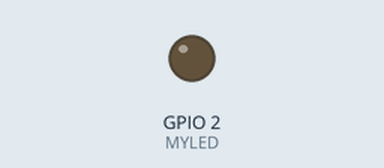
This sketch was run on a simulated ESP32. On the bench: output pins drawn as LEDs (lit = HIGH). No MQTT or app messages arrive unless stated; what the sketch prints to the serial monitor is not drawn.

Above: at 2.0 s.
Timing chart, 0 to 5.2 s (numbered marks = the images above):
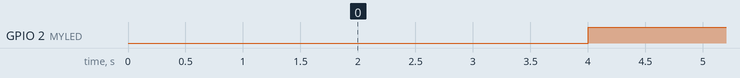

The sketch:

esp32mqtt.ino
```cpp
#include "EspMQTTClient.h"
#include <WiFi.h>  // For ESP32 boards

#define MYLED 2  // Built-in LED Pin

EspMQTTClient client(
  "LGM Kilang Rheometer Wifi",                     // wifi SSID
  "12345678ae",                  // wifi password
  "broker.mqttdashboard.com",  // MQTT Broker server ip
  "",                          // MQTT Username: Can be omitted if not needed
  "",                          // MQTT Password: Can be omitted if not needed
  "espclientID",               // Client name that uniquely identify your device
  1883                         // The MQTT port, default to 1883. this line can be omitted
);

void setup() {
  Serial.begin(115200);
  Serial.println("Setting Up..");

  client.enableDebuggingMessages();  // Enable debugging messages sent to serial output
  pinMode(MYLED, OUTPUT);
}

// This function is called once everything is connected (Wifi and MQTT)
// You can add subscription here
void onConnectionEstablished() {
  Serial.println("Connection established..");

  // you can add topic subscription in this function
}

int led_state = HIGH;

void loop() {
  client.loop();

  delay(2000);

  led_state = !led_state;  // change state
  digitalWrite(MYLED, led_state);
  // Publish message
  client.publish("mynode/led1", String(led_state));
}
```

Measured:
- by itself, GPIO 2 (MYLED): alternates HIGH for 2.0 s and LOW for 2.0 s
